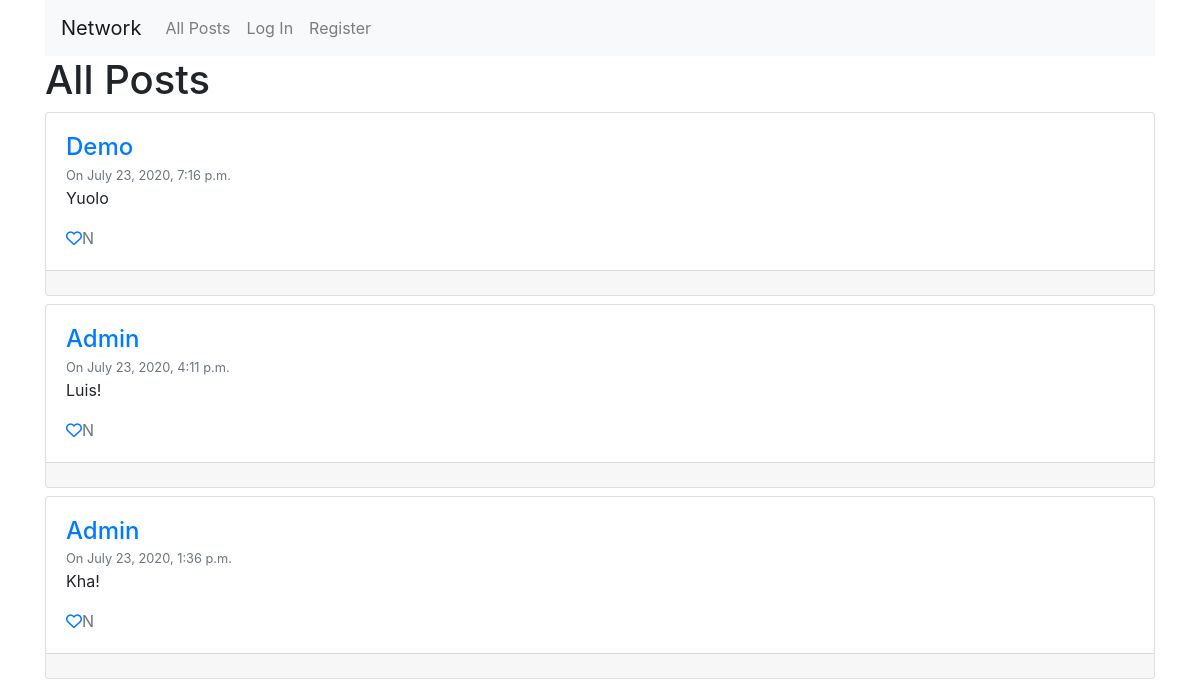
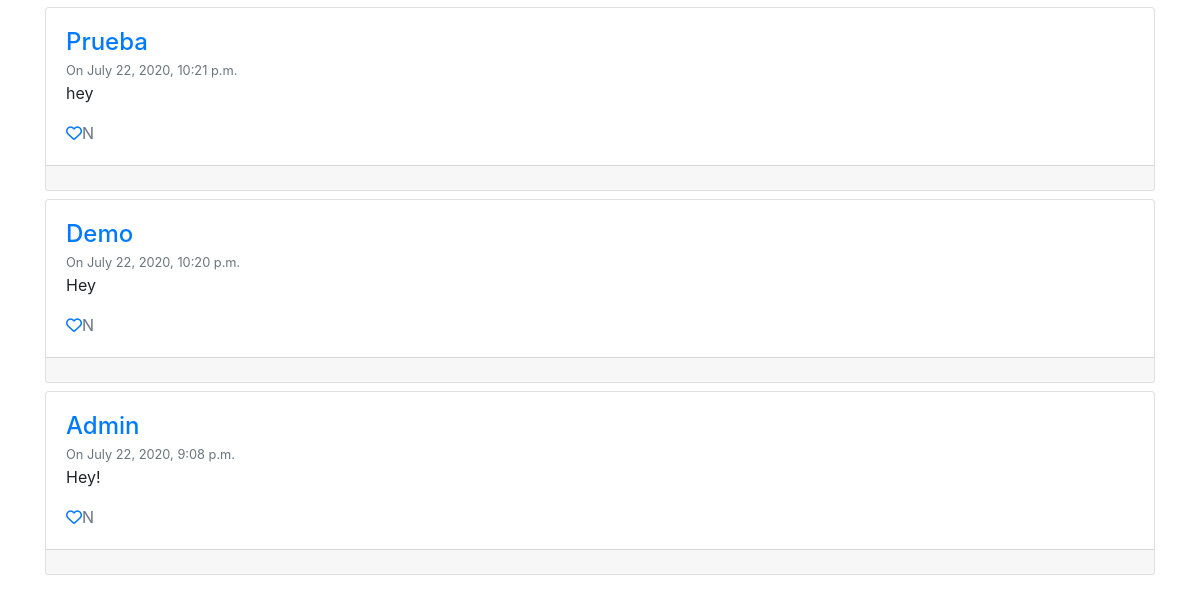
The app's page /, older data (2 pictures, top to bottom).
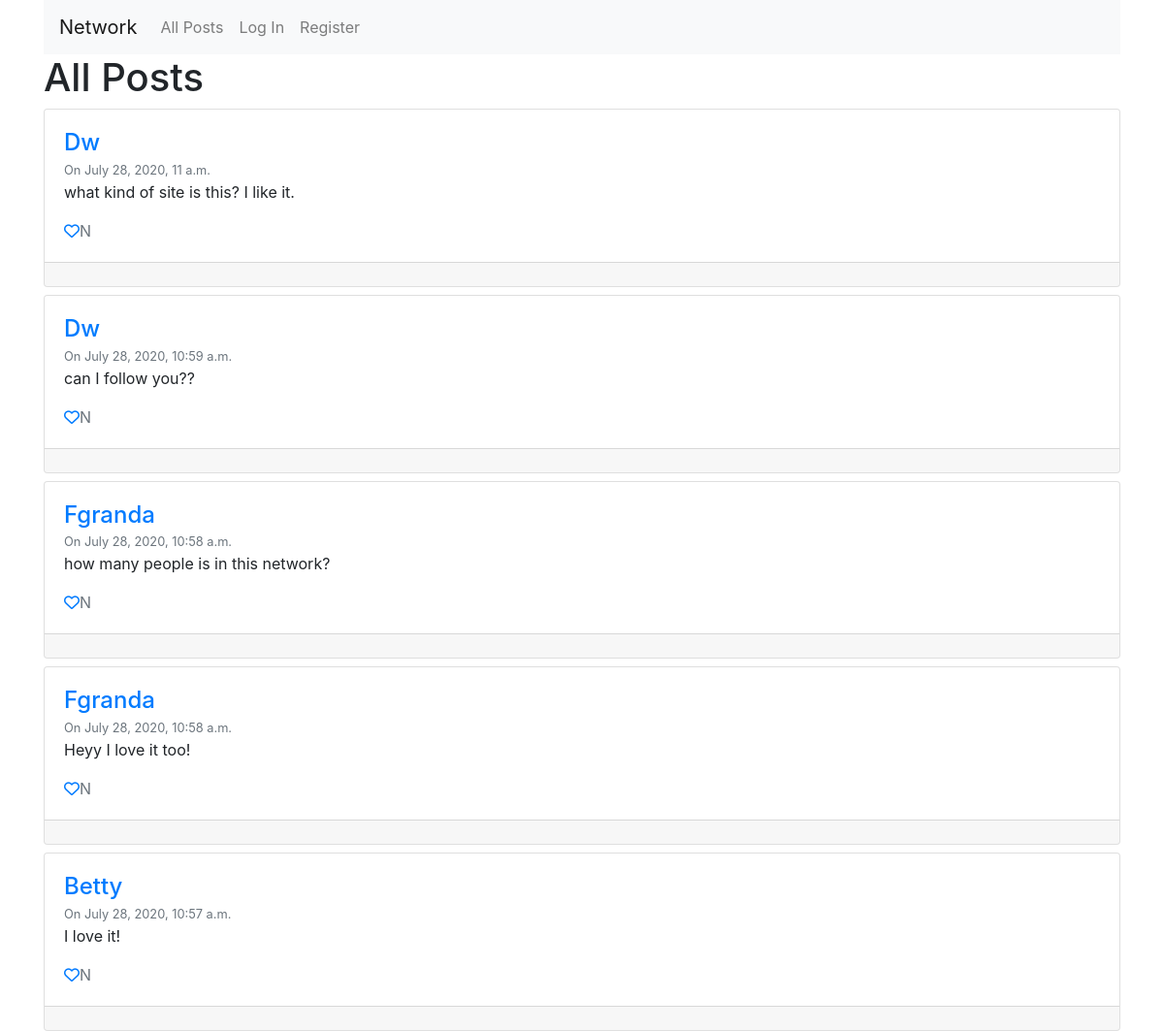
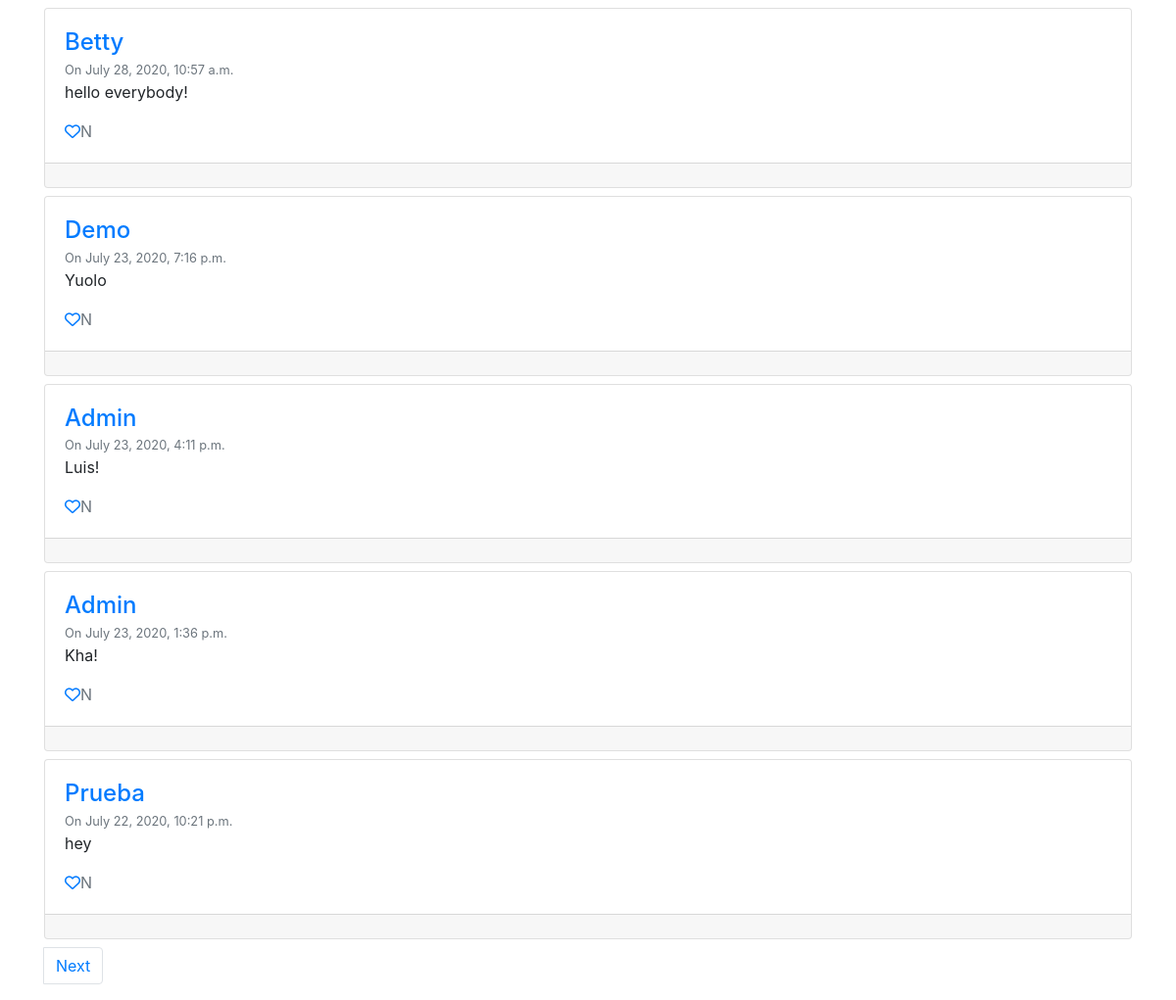
The same page, newer data (2 pictures, top to bottom).
### network/models.py (models this page shows, shortened)
class Npost(models.Model):
    author = models.ForeignKey(User, on_delete=models.CASCADE, related_name='author')
    post = models.CharField(max_length=280)
    timest = models.DateTimeField(auto_now_add=True)

class User(AbstractUser):
    pass

### network/views.py (the view)
# urls.py: path("", views.index, name="index"),
def index(request):
    if request.method == 'POST':
        post_text = request.POST['post_text']
        author = User.objects.get(username=request.user)
        new_post = Npost(author=author, post=post_text)
        new_post.save()
        return HttpResponseRedirect(reverse('index'))
    else:
        post_list = Npost.objects.all().order_by('-id')
        paginator = Paginator(post_list, 10)
        page_number = request.GET.get('page')
        page_obj = paginator.get_page(page_number)
        return render(request, "network/index.html", {'page_obj': page_obj})

### network/templates/network/index.html (shortened to what this page needs)
{% extends "network/layout.html" %}
{% block body %}
<h1>All Posts</h1>
{% for post in page_obj %}
<div class="card mt-2 mb-2 post" data-postid='{{post.id}}' data-postauthor='{{post.author}}' data-user='{{user}}' >
  <div class="card-body">
    <h4 class="pb-0 mb-0 text-capitalize"><a href="{% url 'user' post.author %}">{{post.author}}</a></h4>
    <small class="card-subtitle mb-2 text-muted ">On {{post.timest}}</small>
    <p class="card-text">{{post.post}}</p>
    {% if user.is_authenticated %}
    <a href="" class="likebutton" data-postid ='{{post.id}}' data-liker='{{user}}' ><i class="far fa-heart"></i></a><span class="likesCount text-muted">N</span>
    {% else %}
    <a href="{% url 'login' %}" class="likebutton" data-postid ='{{post.id}}'  ><i class="far fa-heart"></i></a><span class="likesCount text-muted">N</span>
    {% endif %}
  </div>
  <div class="card-footer text-muted text-right edit">
  </div>
</div>
{% endfor %}
<div class="pagination">
  <nav aria-label="Page navigation example">
  <ul class="pagination">
    <li class="page-item">{% if page_obj.has_next %}
        <a class="page-link" href="?page={{ page_obj.next_page_number }}">Next</a>
    {% endif %}</li>
  </ul>
</nav>
</div>
{% endblock %}

Row changes from the older to the newer data that the page shows:
no longer on this page (row unchanged): Npost: author "Demo", timest "July 22, 2020, 10:20 p.m.", post "Hey"
no longer on this page (row unchanged): Npost: author "Admin", timest "July 22, 2020, 9:08 p.m.", post "Hey!"
added Npost: author "Dw", timest "July 28, 2020, 11 a.m.", post "what kind of site is this? I like it."
added Npost: author "Dw", timest "July 28, 2020, 10:59 a.m.", post "can I follow you??"
added Npost: author "Fgranda", timest "July 28, 2020, 10:58 a.m.", post "how many people is in this network?"
added Npost: author "Fgranda", timest "July 28, 2020, 10:58 a.m.", post "Heyy I love it too!"
added Npost: author "Betty", timest "July 28, 2020, 10:57 a.m.", post "I love it!"
added Npost: author "Betty", timest "July 28, 2020, 10:57 a.m.", post "hello everybody!"
Text that changed along with them:
text now shown: "Next"
